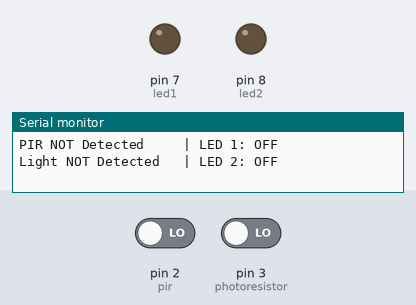
A sketch run on a simulated Arduino Uno, built with avr-gcc and run on an emulated ATmega328P. On the bench: output pins drawn as LEDs (lit = HIGH), the last lines printed to the serial monitor. Inputs (shaded band) come from the test bench; at power-on: pin 2 (pir) LOW, pin 3 (photoresistor) LOW.

Above: at 1.2 s.
1.3 s: pin 2 (pir) driven HIGH
At 1.6 s:
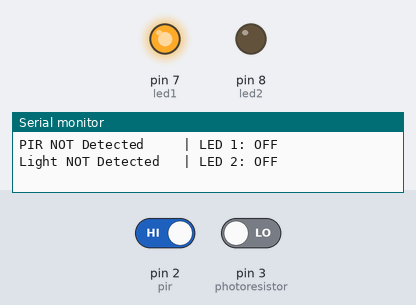
2.8 s: pin 3 (photoresistor) driven HIGH
At 3.9 s:
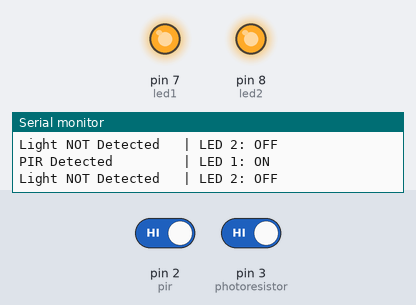
4.3 s: pin 2 (pir) driven LOW
At 5.0 s:
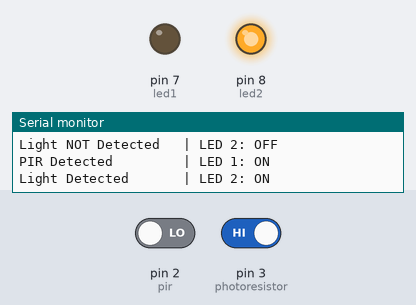
5.8 s: pin 3 (photoresistor) driven LOW
At 6.2 s:
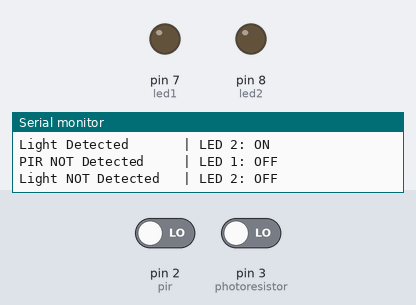
Timing chart, 0 to 8.3 s (numbered marks = the images above; inputs shaded):
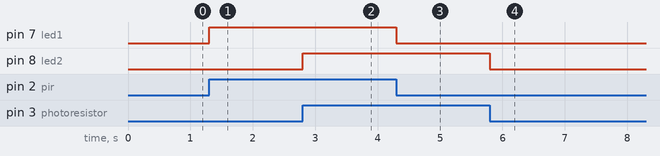

Measured:
- after the input at 1.3 s, pin 7 (led1): LOW → HIGH at once
- after the input at 2.8 s, pin 8 (led2): LOW → HIGH at once
- after the input at 4.3 s, pin 7 (led1): HIGH → LOW at once
- after the input at 5.8 s, pin 8 (led2): HIGH → LOW at once

The sketch:

multiple_sensor_code.ino
```cpp
/*
* Name: Abhinav Sharma
* Student ID: 2210994752
* Unit: SIT315 Programming Paradigms
* Task: M1_T3C
*/

// Note: Sensors used - (PIR sensor) and (Photoresistor along with 0.7 kohm resistor to read a digital value)

// pin no. for hardware devices
#define led1 7
#define led2 8
#define pir 2
#define photoresistor 3

// global variable
volatile bool pirDetected;
volatile bool presDetected;

void setup()
{
  // defining pins' interaction modes
  pinMode(led1, OUTPUT);
  pinMode(led2, OUTPUT);
  pinMode(pir, INPUT);
  pinMode(photoresistor, INPUT);

  // setting up interrupts
  attachInterrupt(digitalPinToInterrupt(pir), pirChange, CHANGE);
  attachInterrupt(digitalPinToInterrupt(photoresistor),presChange, CHANGE);

  // enabling serial communication
  Serial.begin(9600);
  pirDetected = digitalRead(pir);
  presDetected = digitalRead(photoresistor);
}

void loop()
{
  // printing current status of system
  if(pirDetected) Serial.println("PIR Detected         | LED 1: ON");
  else  Serial.println("PIR NOT Detected     | LED 1: OFF");

  if(presDetected) Serial.println("Light Detected       | LED 2: ON");
  else  Serial.println("Light NOT Detected   | LED 2: OFF");

  delay(2000);
}

// ISR for PIR sensor
void pirChange()
{
  pirDetected = !pirDetected;
  digitalWrite(led1, pirDetected);
}

// ISR for Photo Resistor
void presChange()
{
  presDetected = !presDetected;
  digitalWrite(led2, presDetected);
}
```
